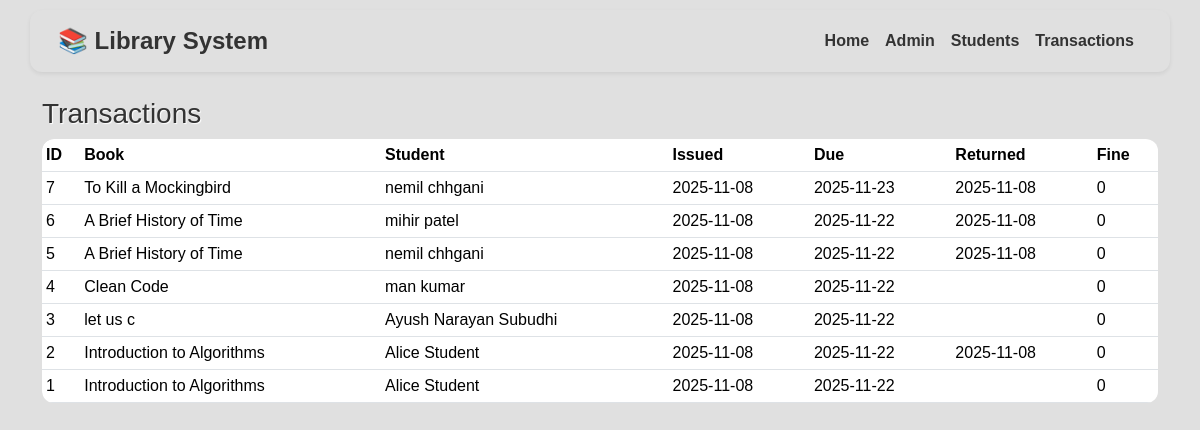
Page /transactions on the committed database.
### tables this page shows
CREATE TABLE transactions(
    id INTEGER PRIMARY KEY AUTOINCREMENT,
    book_id INTEGER,
    student_id INTEGER,
    issued_at TEXT,
    due_date TEXT,
    returned_at TEXT,
    fine INTEGER DEFAULT 0,
    FOREIGN KEY(book_id) REFERENCES books(id),
    FOREIGN KEY(student_id) REFERENCES students(id)
);

CREATE TABLE books(
    id INTEGER PRIMARY KEY AUTOINCREMENT,
    title TEXT NOT NULL,
    author TEXT,
    isbn TEXT,
    quantity INTEGER DEFAULT 0
);

CREATE TABLE students(
    id INTEGER PRIMARY KEY AUTOINCREMENT,
    name TEXT NOT NULL,
    roll TEXT
);

### app.py (the view)
@app.route("/transactions")
def transactions():
    db = get_db()
    txs = db.execute("""SELECT t.*, b.title, s.name as student_name FROM transactions t
                        LEFT JOIN books b ON b.id=t.book_id
                        LEFT JOIN students s ON s.id=t.student_id
                        ORDER BY t.issued_at DESC""").fetchall()
    return render_template("transactions.html", txs=txs)

### app.py (called while the page is built)
def get_db():
    db = getattr(g, "_database", None)
    if db is None:
        db = g._database = sqlite3.connect(DB_PATH)
        db.row_factory = sqlite3.Row
    return db

@app.teardown_appcontext
def close_connection(exception):
    db = getattr(g, "_database", None)
    if db is not None:
        db.close()

### templates/transactions.html
{% extends "base.html" %}
{% block content %}
  <h3>Transactions</h3>
  <table class="table table-sm">
    <thead><tr><th>ID</th><th>Book</th><th>Student</th><th>Issued</th><th>Due</th><th>Returned</th><th>Fine</th></tr></thead>
    <tbody>
      {% for t in txs %}
      <tr>
        <td>{{ t['id'] }}</td>
        <td>{{ t['title'] }}</td>
        <td>{{ t['student_name'] }}</td>
        <td>{{ t['issued_at'][:10] if t['issued_at'] else '' }}</td>
        <td>{{ t['due_date'] }}</td>
        <td>{{ t['returned_at'][:10] if t['returned_at'] else '' }}</td>
        <td>{{ t['fine'] }}</td>
      </tr>
      {% endfor %}
    </tbody>
  </table>
{% endblock %}

### static/style.css (style rules this page uses)
body { background: #e0e0e0; font-family: 'Poppins', sans-serif; color: #333; padding-bottom: 40px; }
.table { background: #e0e0e0; border-radius: 12px; box-shadow: inset 2px 2px 4px #bebebe, inset -2px -2px 4px #ffffff; overflow: hidden; }
.table th, .table td { vertical-align: middle; }
h3, h5 { text-shadow: 1px 1px 1px #fff; }

### rows in the picture
transactions: id "7", title "To Kill a Mockingbird", student_name "nemil chhgani", issued_at "2025-11-08", due_date "2025-11-23", returned_at "2025-11-08", fine "0"
transactions: id "6", title "A Brief History of Time", student_name "mihir patel", issued_at "2025-11-08", due_date "2025-11-22", returned_at "2025-11-08", fine "0"
transactions: id "5", title "A Brief History of Time", student_name "nemil chhgani", issued_at "2025-11-08", due_date "2025-11-22", returned_at "2025-11-08", fine "0"
transactions: id "4", title "Clean Code", student_name "man kumar", issued_at "2025-11-08", due_date "2025-11-22", fine "0"
transactions: id "3", title "let us c", student_name "Ayush Narayan Subudhi", issued_at "2025-11-08", due_date "2025-11-22", fine "0"
transactions: id "2", title "Introduction to Algorithms", student_name "Alice Student", issued_at "2025-11-08", due_date "2025-11-22", returned_at "2025-11-08", fine "0"
transactions: id "1", title "Introduction to Algorithms", student_name "Alice Student", issued_at "2025-11-08", due_date "2025-11-22", fine "0"
